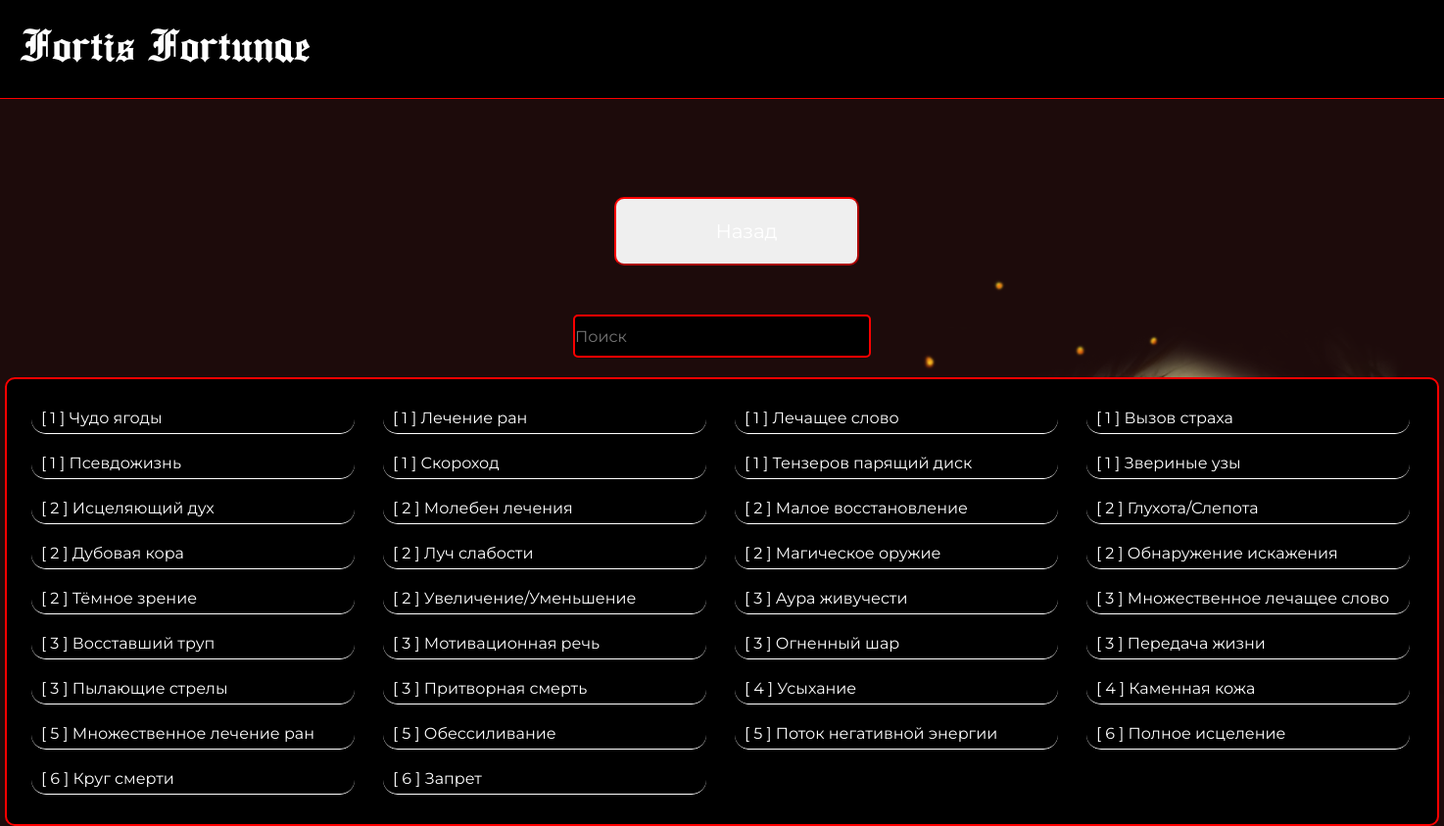
/spells.php, run on the app's committed database.
### tables this page shows
CREATE TABLE `spells` (
  `id` int NOT NULL,
  `name` varchar(100) NOT NULL,
  `level` varchar(100) NOT NULL,
  `type` varchar(100) NOT NULL,
  `ap` varchar(100) NOT NULL,
  `distance` varchar(100) NOT NULL,
  `components` varchar(100) NOT NULL,
  `time` varchar(100) NOT NULL,
  `description` varchar(4000) NOT NULL
);

### spells.php (the view, shortened to what this page needs)
<?php
$con = new mysqli("localhost", "root", "", "dndsite");
mysqli_set_charset($con, 'utf8');
?>
<!DOCTYPE html>
<html>
<head>
	<link rel="stylesheet" type="text/css" href="spell.css">
</head>
<body>
	<header>
		<div class="head">
			<p>Fortis Fortunae</p>
		</div>
	</header>
	<main>
		<div class="buttons">
			<a href="index.php"><button class="button3"><p>Назад</p></button></a>
		</div>
		<div class="searchbar">
			<input type="text" id="place" name="searchBar" placeholder="Поиск">
		</div>
		<div class="placeholder">
			<?
                $sql = mysqli_query($con, "SELECT * FROM spells ORDER BY id");
                $rows = mysqli_fetch_assoc($sql);
                do {
            ?>
            		<? echo "<a class='spell' href='spellinfo.php?id=".$rows['id']."'>"?><div class="place"><p>[ <?=$rows['level']?> ] <?=$rows['name']?></p></div></a>
            <?
                }
                while($rows = mysqli_fetch_assoc($sql));
            ?>
		</div>
	</main>
</body>
</html>

### spell.css (style rules this page uses)
* { margin: 0; padding: 0; }
body { background-image: url(images/back.png); background-size: 100%; background-attachment: fixed; width: 100%; height: auto; margin: auto; }
header { width: 100%; height: 100px; background-color: black; border-bottom: 1px solid red; }
.head { padding-top: 15px; padding-left: 20px; }
.head p { font-family: Ancient; font-size: 50px; color: white; }
.buttons { justify-content: center; display: flex; margin-top: 100px; }
.buttons p { font-family: Montserrat; margin-left: 20px; font-size: 20px; display: inline; }
.button3 { width: 250px; height: 70px; margin-left: 30px; background-image: url(images/spells1.png); border-radius: 10px; border-color: red; color: white; }
.placeholder { margin-left: auto; margin-right: auto; background-color: black; padding-top: 10px; width: 1460px; padding-top: 20px; padding-bottom: 20px; margin-top: 20px; border: 2px solid red; border-radius: 10px; }
.place p { text-decoration: none; font-family: "Montserrat"; font-size: 16px; color: white; }
.spell { text-decoration: none; width: 200px; }
.searchbar { display: flex; justify-content: center; }
.searchbar input { outline: none; margin-top: 50px; width: 300px; height: 40px; font-size: 16px; font-family: "Montserrat"; background-color: black; color: white; border-radius: 5px; border: 2px solid red; }

### spells.php (style rules this page uses)
.place { display: inline-block; margin-left: 25px; padding-top: 10px; padding-left: 10px; padding-bottom: 5px; margin-bottom: 10px; width: 320px; height: 20px; border-radius: 15px; border-bottom: 1px solid white; }

### data on the page
spells: level "1", name "Чудо ягоды"
spells: level "1", name "Лечение ран"
spells: level "1", name "Лечащее слово"
spells: level "1", name "Вызов страха"
spells: level "1", name "Псевдожизнь"
spells: level "1", name "Скороход"
spells: level "1", name "Тензеров парящий диск"
spells: level "1", name "Звериные узы"
spells: level "2", name "Исцеляющий дух"
spells: level "2", name "Молебен лечения"
spells: level "2", name "Малое восстановление"
spells: level "2", name "Глухота/Слепота"
spells: level "2", name "Дубовая кора"
spells: level "2", name "Луч слабости"
spells: level "2", name "Магическое оружие"
spells: level "2", name "Обнаружение искажения"
spells: level "2", name "Тёмное зрение"
spells: level "2", name "Увеличение/Уменьшение"
spells: level "3", name "Аура живучести"
spells: level "3", name "Множественное лечащее слово"
spells: level "3", name "Восставший труп"
spells: level "3", name "Мотивационная речь"
spells: level "3", name "Огненный шар"
spells: level "3", name "Передача жизни"
spells: level "3", name "Пылающие стрелы"
spells: level "3", name "Притворная смерть"
spells: level "4", name "Усыхание"
spells: level "4", name "Каменная кожа"
spells: level "5", name "Множественное лечение ран"
spells: level "5", name "Обессиливание"
spells: level "5", name "Поток негативной энергии"
spells: level "6", name "Полное исцеление"
spells: level "6", name "Круг смерти"
spells: level "6", name "Запрет"
